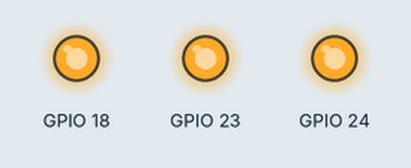
This program was run on a simulated Raspberry Pi (BCM pin numbers). Shown: output pins drawn as LEDs (lit = HIGH).

Above: at 0.5 s.
At 3.5 s:
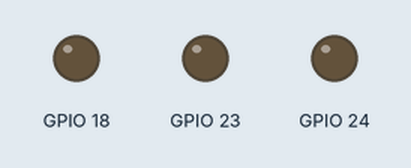
Timing chart, 0 to 4.6 s (numbered marks = the images above):
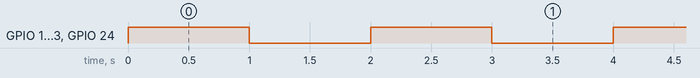

Measured:
- by itself, GPIO 18, GPIO 23, GPIO 24: alternates HIGH for 1.0 s and LOW for 1.0 s

The program:

3-blink-forever.py
```python
# CamJam EduKit 1 - Basics
# Worksheet 3 - Blink LED Forever

# Import Libraries
import time  # A collection of time related commands
import RPi.GPIO as GPIO  # The GPIO commands

# Set the GPIO pin naming mode
GPIO.setmode(GPIO.BCM)
GPIO.setwarnings(False)

# Set pins 18, 23 and 24 to be output
GPIO.setup(18, GPIO.OUT)
GPIO.setup(23, GPIO.OUT)
GPIO.setup(24, GPIO.OUT)

# Loop forever (as true is always true)
while True:
    # Turn LEDs on
    GPIO.output(18, GPIO.HIGH)
    GPIO.output(23, GPIO.HIGH)
    GPIO.output(24, GPIO.HIGH)

    # Wait one second
    time.sleep(1)

    # Turn LEDs off
    GPIO.output(18, GPIO.LOW)
    GPIO.output(23, GPIO.LOW)
    GPIO.output(24, GPIO.LOW)

    # Wait one second
    time.sleep(1)
```
